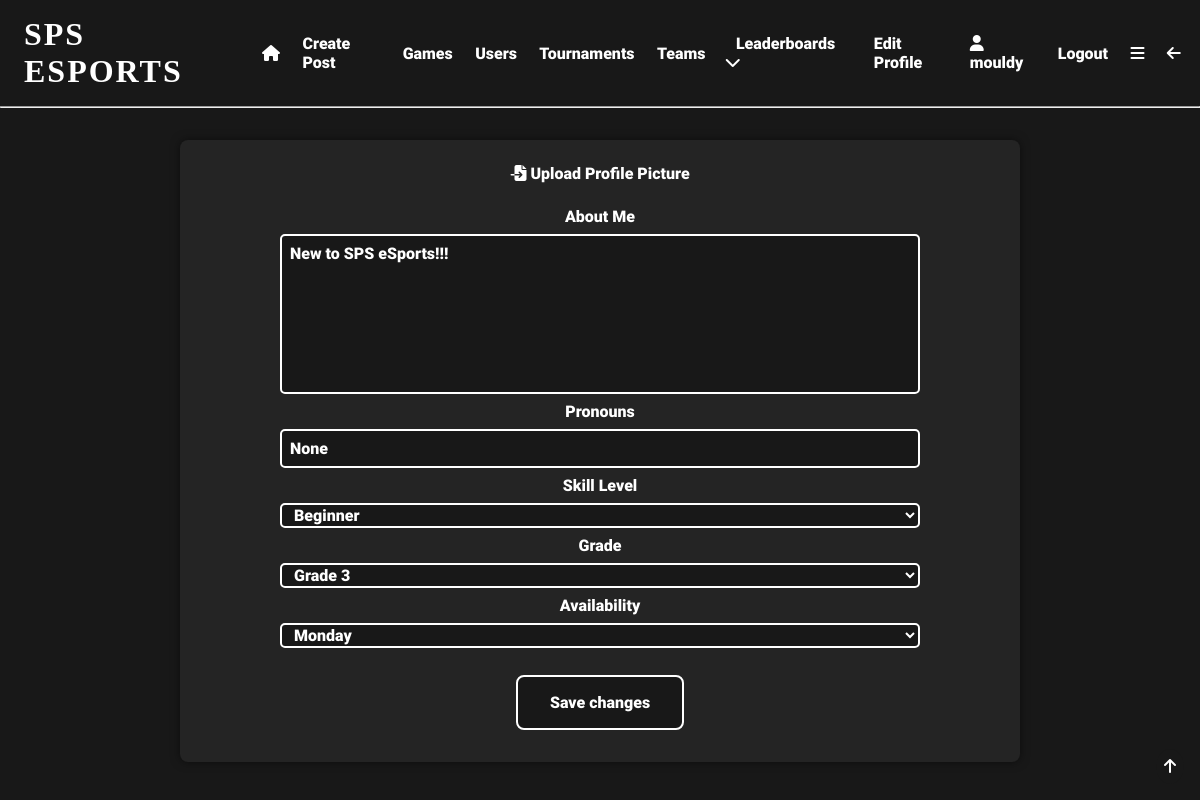
The page /edit_profile (signed in) on the database as committed earlier.
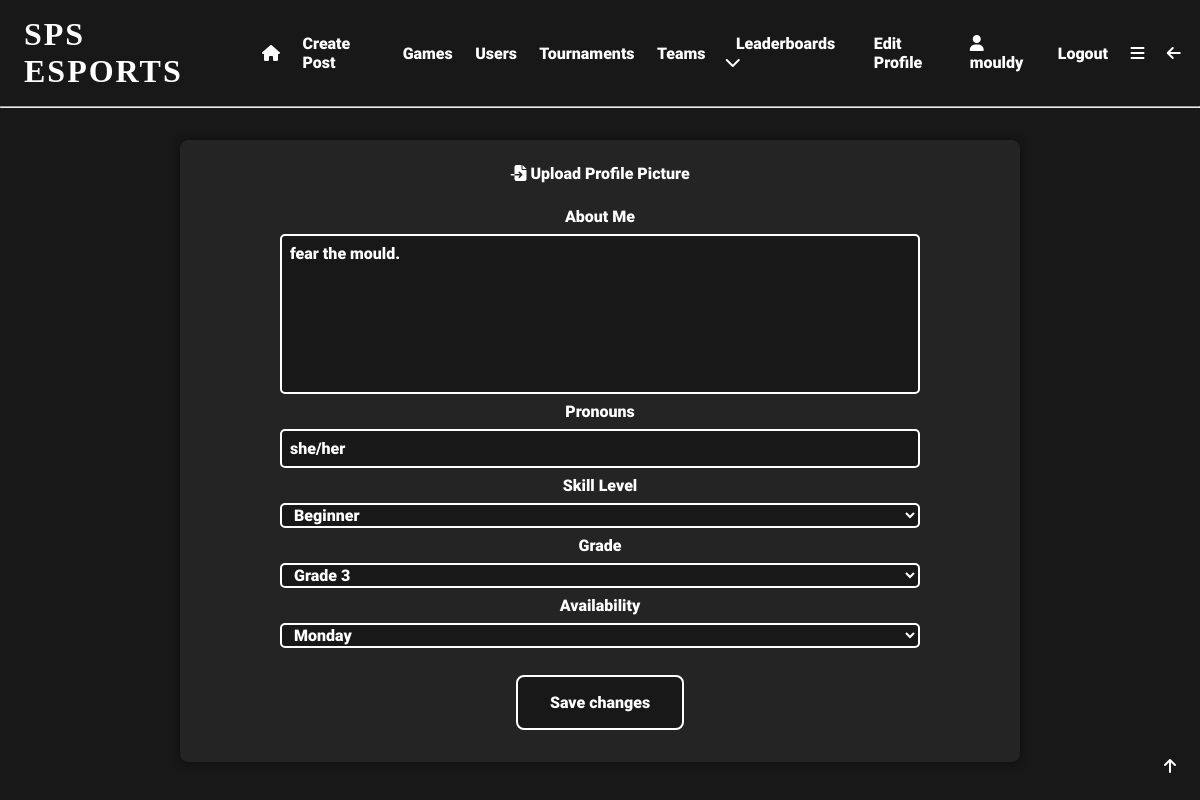
The same page on the database as committed later.
### app/models.py (models this page shows, shortened)
class User(UserMixin, db.Model):
    user_id = db.Column(db.Integer, primary_key=True)
    username = db.Column(db.String(64), index=True, unique=True)
    email = db.Column(db.String(120), index=True, unique=True)
    password_hash = db.Column(db.String(128), nullable=False)
    pfp = db.Column(db.String(140))
    user_bio = db.Column(db.String(140), default='New to SPS eSports!!!')
    pronouns = db.Column(db.String(64), nullable=True)
    skill_level = db.Column(db.String(64), default='Unsure')
    role = db.Column(db.String(64))
    grade = db.Column(db.String(64), nullable=True, default='Unsure')
    availability = db.Column(db.String(140), default='Unsure')
    teams = db.relationship('Teams', back_populates='user')
    team_users = db.relationship('TeamUsers', back_populates='user')
    posts = db.relationship('Posts', back_populates='user')
    likes = db.relationship('Likes', back_populates='user')
    tournaments = db.relationship('Tournaments', back_populates='user')
    favourite_games = db.relationship('FavouriteGames', back_populates='user')
    tournament_users = db.relationship('TournamentUsers', back_populates='user')
    comments = db.relationship('Comments', back_populates='user')
    matches = db.relationship('Matches', back_populates='user')
    match_users = db.relationship('MatchUsers', back_populates='user')
    following = db.relationship('Following', backref='user', foreign_keys='Following.user_id')
    followed = db.relationship('Following', foreign_keys='Following.following_id')
    sponsor = db.relationship('SponsoredUsers', backref='user', foreign_keys='SponsoredUsers.sponsor_id')
    sponsored = db.relationship('SponsoredUsers', foreign_keys='SponsoredUsers.sponsored_id')

### app/routes.py (the view)
@app.route('/edit_profile', methods=['GET', 'POST'])
@login_required
def edit_profile():
    form = EditProfileForm()
    user = current_user
    print(request.form)
    if form.validate_on_submit():
        current_user.user_bio = form.user_bio.data
        current_user.pronouns = form.pronouns.data
        current_user.skill_level = form.skill_level.data
        current_user.grade = form.grade.data
        current_user.availability = form.availability.data
        db.session.commit()
        flash('Your changes have been saved.')
        return redirect(url_for('user', username=current_user.username))
    else:
        print(form.errors)
        print(form.data)
    return render_template('edit_profile.html', title="Edit Profile", form=form, user=user)

### app/forms.py
class EditProfileForm(FlaskForm):
    user_bio = StringField('User Bio')
    pronouns = StringField('Pronouns')
    skill_level = SelectField('Skill Level', choices=SKILL_CHOICES)
    grade = SelectField('Grade', choices=GRADE_CHOICES)
    availability = SelectField('Availability', choices=AVAILABLE_CHOICES)
    submit = SubmitField('Submit')

### app/models.py (called while the page is built)
@login.user_loader
def load_user(user_id):
    return User.query.get(int(user_id))  # returns the user id as an integer

### app/templates/edit_profile.html (shortened to what this page needs)
{% extends "base.html" %}
{% block content %}
<div class="centre">
    <div class="create-form">
        <a href="{{url_for('upload_pfp')}}"><i class="fa-solid fa-file-import"></i>   Upload Profile Picture</a>
        <form action="{{url_for('edit_profile')}}" method="post">
            <label for="user_bio">About Me</label>
            <textarea id="user_bio" name="user_bio">{{current_user.user_bio}}</textarea>
            <label for="pronouns">Pronouns</label>
            <input type="text" id="pronouns" name="pronouns" value="{{current_user.pronouns}}">
            {{form.skill_level.label}}
            {{form.skill_level}}
            {{form.grade.label}}
            <select id="grade" name="grade">
                {% if current_user.role == "Student" %}
                <option value="3">Grade 3</option>
                {% endif %}
            </select>
            {{form.availability.label}}
            {{form.availability}}
            <br>
            <input type="submit" value="Save changes">
        </form>
    </div>
</div>
{% endblock %}

### app/templates/base.html (shortened to what this page needs)
<!DOCTYPE html>
<html lang="en">
<head>
    <link rel="stylesheet" href="{{ url_for('static', filename='css/styles.css') }}">
</head>
<body>
  <div id="top" class="header">
      {% if current_user.is_anonymous %}
        <h1 onclick="location.href='login'">SPS ESPORTS</h1>
        <a href="{{ url_for('login') }}">Login</a>
        <a href="{{ url_for('register') }}">Register</a>
      {% else %}
        <h1 onclick="location.href='{{url_for('index')}}'">SPS ESPORTS</h1>
        <a href="{{ url_for('index') }}"><i class="fa-solid fa-house"></i></a>
        <a href="{{ url_for('create_post') }}">Create Post</a>
        <a href="{{ url_for('search') }}">Games</a>
        <a href="{{ url_for('user_search') }}">Users</a>
        <a href="{{ url_for('tournament_search') }}">Tournaments</a>
        <a href="{{url_for('team_search')}}">Teams</a>
        <div class="expand">
            <div class="expand-button">
                <a href="javascript:showDropdown()">Leaderboards  <i class="fa-solid fa-chevron-down"></i></a>
            </div>
        </div>
        <a href="{{ url_for('edit_profile') }}">Edit Profile</a>
        <a href="{{ url_for('user', username=current_user.username) }}"><i class="fa-solid fa-user"></i>   {{current_user.username}}</a>
        <a href="{{ url_for('logout') }}">Logout</a>
        <a href="javascript:showNavBar()"><i class="fa-solid fa-bars"></i></a>
        <a href="javascript:window.history.back();"><i class="fa-solid fa-arrow-left"></i></a>
      {% endif %}
  </div>
    <hr>
  <div class="topbutton">
    <a href="#top"><i class="fa-solid fa-arrow-up"></i></a>
  </div>
{% block content %} {% endblock %}
</body>
</html>

Rows that differ between the two databases and show on the page:
changed User "mouldy": user_bio "New to SPS eSports!!!" → "fear the mould."; pronouns "None" → "she/her"
